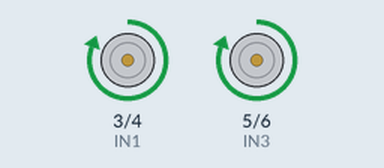
Recording of a sketch running on a simulated Arduino Nano, built with avr-gcc and run on an emulated ATmega328P. On the bench: motor-driver pin pairs drawn as motors (green arrow = first pin HIGH = forward, orange = second pin HIGH = backward, longer = more drive). What the sketch prints to the serial monitor is not drawn.

Above: at 0.5 s.
Timing chart, 0 to 4.6 s (numbered marks = the images above):
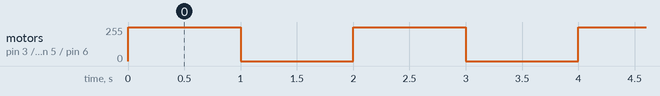

The sketch:

L298N_motor_driver.ino
```cpp
//L298N Dual H-Bridge motor driver
//Double motor test
//No control for motor speed (only direction and on/off) because not using pin ENA or ENB

//Wiring:
//L298N - Arduino Nano
//GND - GND
//IN4 - A3
//IN3 - A2
//IN2 - A1
//IN1 - A0
//External battery (Used 9V)
//+ve - +12V (L298N)
//-ve - GND (Arduino)

const int IN1 = 3;
const int IN2 = 4;
const int IN3 = 5;
const int IN4 = 6;

//Time in milliseconds
const int DRIVE_TIME = 1000;
const int TURN_TIME = 100;
const int STOP_TIME = 1000;


void setup() {
  Serial.begin(9600);

  //Set motor controls as output
  pinMode(IN1, OUTPUT);
  pinMode(IN2, OUTPUT);
  pinMode(IN3, OUTPUT);
  pinMode(IN4, OUTPUT);
}

void loop() {
  Drive(true);
  Stop();
//  Drive(false);
//  Stop();
//  Turn(true);
//  Stop();
//  Turn(false);
//  Stop();
}

void Stop(){
  Serial.println("Stopping");
  digitalWrite(IN1, LOW);
  digitalWrite(IN2, LOW);
  digitalWrite(IN3, LOW);
  digitalWrite(IN4, LOW);
  delay(STOP_TIME);
}
void Drive(bool forward){
  Serial.println("Driving: " + forward);
  digitalWrite(IN1, forward);
  digitalWrite(IN2, !forward);
  digitalWrite(IN3, forward);
  digitalWrite(IN4, !forward);
  delay(DRIVE_TIME);
}
void Turn(bool left){
  Serial.println("Turning: " + left);
  digitalWrite(IN1, left);
  digitalWrite(IN2, !left);
  digitalWrite(IN3, !left);
  digitalWrite(IN4, left);
  delay(TURN_TIME);
}
```

Measured:
- by itself, motor on pin 3 (IN1) / pin 4 (IN2), motor on pin 5 (IN3) / pin 6 (IN4): alternates forward 255/255 for 1.0 s and stopped for 1.0 s
